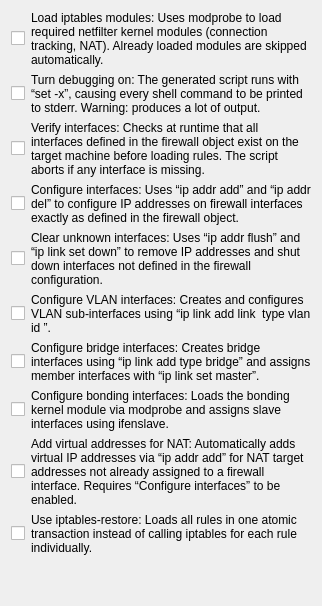
     <widget class="QWidget" name="tab4">
      <attribute name="title">
       <string>Script</string>
      </attribute>
      <layout class="QGridLayout" name="scriptTabLayout">
       <item row="0" column="0">
        <widget class="QCheckBox" name="loadModules">
         <property name="text">
          <string />
         </property>
         <property name="sizePolicy">
          <sizepolicy hsizetype="Fixed" vsizetype="Fixed">
           <horstretch>0</horstretch>
           <verstretch>0</verstretch>
          </sizepolicy>
         </property>
        </widget>
       </item>
       <item row="0" column="1">
        <widget class="QLabel" name="loadModules_label">
         <property name="text">
          <string>Load iptables modules: Uses modprobe to load required netfilter kernel modules (connection tracking, NAT). Already loaded modules are skipped automatically.</string>
         </property>
         <property name="wordWrap">
          <bool>true</bool>
         </property>
         <property name="alignment">
          <set>Qt::AlignmentFlag::AlignLeading|Qt::AlignmentFlag::AlignLeft|Qt::AlignmentFlag::AlignTop</set>
         </property>
         <property name="buddy">
          <cstring>loadModules</cstring>
         </property>
        </widget>
       </item>
       <item row="1" column="0">
        <widget class="QCheckBox" name="iptDebug">
         <property name="text">
          <string />
         </property>
         <property name="sizePolicy">
          <sizepolicy hsizetype="Fixed" vsizetype="Fixed">
           <horstretch>0</horstretch>
           <verstretch>0</verstretch>
          </sizepolicy>
         </property>
        </widget>
       </item>
       <item row="1" column="1">
        <widget class="QLabel" name="iptDebug_label">
         <property name="text">
          <string>Turn debugging on: The generated script runs with “set -x”, causing every shell command to be printed to stderr. Warning: produces a lot of output.</string>
         </property>
         <property name="wordWrap">
          <bool>true</bool>
         </property>
         <property name="alignment">
          <set>Qt::AlignmentFlag::AlignLeading|Qt::AlignmentFlag::AlignLeft|Qt::AlignmentFlag::AlignTop</set>
         </property>
         <property name="buddy">
          <cstring>iptDebug</cstring>
         </property>
        </widget>
       </item>
       <item row="2" column="0">
        <widget class="QCheckBox" name="verifyInterfaces">
         <property name="text">
          <string />
         </property>
         <property name="sizePolicy">
          <sizepolicy hsizetype="Fixed" vsizetype="Fixed">
           <horstretch>0</horstretch>
           <verstretch>0</verstretch>
          </sizepolicy>
         </property>
        </widget>
       </item>
       <item row="2" column="1">
        <widget class="QLabel" name="verifyInterfaces_label">
         <property name="text">
          <string>Verify interfaces: Checks at runtime that all interfaces defined in the firewall object exist on the target machine before loading rules. The script aborts if any interface is missing.</string>
         </property>
         <property name="wordWrap">
          <bool>true</bool>
         </property>
         <property name="alignment">
          <set>Qt::AlignmentFlag::AlignLeading|Qt::AlignmentFlag::AlignLeft|Qt::AlignmentFlag::AlignTop</set>
         </property>
         <property name="buddy">
          <cstring>verifyInterfaces</cstring>
         </property>
        </widget>
       </item>
       <item row="3" column="0">
        <widget class="QCheckBox" name="configureInterfaces">
         <property name="text">
          <string />
         </property>
         <property name="sizePolicy">
          <sizepolicy hsizetype="Fixed" vsizetype="Fixed">
           <horstretch>0</horstretch>
           <verstretch>0</verstretch>
          </sizepolicy>
         </property>
        </widget>
       </item>
       <item row="3" column="1">
        <widget class="QLabel" name="configureInterfaces_label">
         <property name="text">
          <string>Configure interfaces: Uses “ip addr add” and “ip addr del” to configure IP addresses on firewall interfaces exactly as defined in the firewall object.</string>
         </property>
         <property name="wordWrap">
          <bool>true</bool>
         </property>
         <property name="alignment">
          <set>Qt::AlignmentFlag::AlignLeading|Qt::AlignmentFlag::AlignLeft|Qt::AlignmentFlag::AlignTop</set>
         </property>
         <property name="buddy">
          <cstring>configureInterfaces</cstring>
         </property>
        </widget>
       </item>
       <item row="4" column="0">
        <widget class="QCheckBox" name="clearUnknownInterfaces">
         <property name="text">
          <string />
         </property>
         <property name="sizePolicy">
          <sizepolicy hsizetype="Fixed" vsizetype="Fixed">
           <horstretch>0</horstretch>
           <verstretch>0</verstretch>
          </sizepolicy>
         </property>
        </widget>
       </item>
       <item row="4" column="1">
        <widget class="QLabel" name="clearUnknownInterfaces_label">
         <property name="text">
          <string>Clear unknown interfaces: Uses “ip addr flush” and “ip link set down” to remove IP addresses and shut down interfaces not defined in the firewall configuration.</string>
         </property>
         <property name="wordWrap">
          <bool>true</bool>
         </property>
         <property name="alignment">
          <set>Qt::AlignmentFlag::AlignLeading|Qt::AlignmentFlag::AlignLeft|Qt::AlignmentFlag::AlignTop</set>
         </property>
         <property name="buddy">
          <cstring>clearUnknownInterfaces</cstring>
         </property>
        </widget>
       </item>
       <item row="5" column="0">
        <widget class="QCheckBox" name="configure_vlan_interfaces">
         <property name="text">
          <string />
         </property>
         <property name="sizePolicy">
          <sizepolicy hsizetype="Fixed" vsizetype="Fixed">
           <horstretch>0</horstretch>
           <verstretch>0</verstretch>
          </sizepolicy>
         </property>
        </widget>
       </item>
       <item row="5" column="1">
        <widget class="QLabel" name="configure_vlan_interfaces_label">
         <property name="text">
          <string>Configure VLAN interfaces: Creates and configures VLAN sub-interfaces using “ip link add link &lt;parent&gt; type vlan id &lt;id&gt;”.</string>
         </property>
         <property name="wordWrap">
          <bool>true</bool>
         </property>
         <property name="alignment">
          <set>Qt::AlignmentFlag::AlignLeading|Qt::AlignmentFlag::AlignLeft|Qt::AlignmentFlag::AlignTop</set>
         </property>
         <property name="buddy">
          <cstring>configure_vlan_interfaces</cstring>
         </property>
        </widget>
       </item>
       <item row="6" column="0">
        <widget class="QCheckBox" name="configure_bridge_interfaces">
         <property name="text">
          <string />
         </property>
         <property name="sizePolicy">
          <sizepolicy hsizetype="Fixed" vsizetype="Fixed">
           <horstretch>0</horstretch>
           <verstretch>0</verstretch>
          </sizepolicy>
         </property>
        </widget>
       </item>
       <item row="6" column="1">
        <widget class="QLabel" name="configure_bridge_interfaces_label">
         <property name="text">
          <string>Configure bridge interfaces: Creates bridge interfaces using “ip link add type bridge” and assigns member interfaces with “ip link set master”.</string>
         </property>
         <property name="wordWrap">
          <bool>true</bool>
         </property>
         <property name="alignment">
          <set>Qt::AlignmentFlag::AlignLeading|Qt::AlignmentFlag::AlignLeft|Qt::AlignmentFlag::AlignTop</set>
         </property>
         <property name="buddy">
          <cstring>configure_bridge_interfaces</cstring>
         </property>
        </widget>
       </item>
       <item row="7" column="0">
        <widget class="QCheckBox" name="configure_bonding_interfaces">
         <property name="text">
          <string />
         </property>
         <property name="sizePolicy">
          <sizepolicy hsizetype="Fixed" vsizetype="Fixed">
           <horstretch>0</horstretch>
           <verstretch>0</verstretch>
          </sizepolicy>
         </property>
        </widget>
       </item>
       <item row="7" column="1">
        <widget class="QLabel" name="configure_bonding_interfaces_label">
         <property name="text">
          <string>Configure bonding interfaces: Loads the bonding kernel module via modprobe and assigns slave interfaces using ifenslave.</string>
         </property>
         <property name="wordWrap">
          <bool>true</bool>
         </property>
         <property name="alignment">
          <set>Qt::AlignmentFlag::AlignLeading|Qt::AlignmentFlag::AlignLeft|Qt::AlignmentFlag::AlignTop</set>
         </property>
         <property name="buddy">
          <cstring>configure_bonding_interfaces</cstring>
         </property>
        </widget>
       </item>
       <item row="8" column="0">
        <widget class="QCheckBox" name="addVirtualsforNAT">
         <property name="text">
          <string />
         </property>
         <property name="sizePolicy">
          <sizepolicy hsizetype="Fixed" vsizetype="Fixed">
           <horstretch>0</horstretch>
           <verstretch>0</verstretch>
          </sizepolicy>
         </property>
        </widget>
       </item>
       <item row="8" column="1">
        <widget class="QLabel" name="addVirtualsforNAT_label">
         <property name="text">
          <string>Add virtual addresses for NAT: Automatically adds virtual IP addresses via “ip addr add” for NAT target addresses not already assigned to a firewall interface. Requires “Configure interfaces” to be enabled.</string>
         </property>
         <property name="wordWrap">
          <bool>true</bool>
         </property>
         <property name="alignment">
          <set>Qt::AlignmentFlag::AlignLeading|Qt::AlignmentFlag::AlignLeft|Qt::AlignmentFlag::AlignTop</set>
         </property>
         <property name="buddy">
          <cstring>addVirtualsforNAT</cstring>
         </property>
        </widget>
       </item>
       <item row="9" column="0">
        <widget class="QCheckBox" name="iptablesRestoreActivation">
         <property name="text">
          <string />
         </property>
         <property name="sizePolicy">
          <sizepolicy hsizetype="Fixed" vsizetype="Fixed">
           <horstretch>0</horstretch>
           <verstretch>0</verstretch>
          </sizepolicy>
         </property>
        </widget>
       </item>
       <item row="9" column="1">
        <widget class="QLabel" name="iptablesRestoreActivation_label">
         <property name="text">
          <string>Use iptables-restore: Loads all rules in one atomic transaction instead of calling iptables for each rule individually.</string>
         </property>
         <property name="wordWrap">
          <bool>true</bool>
         </property>
         <property name="alignment">
          <set>Qt::AlignmentFlag::AlignLeading|Qt::AlignmentFlag::AlignLeft|Qt::AlignmentFlag::AlignTop</set>
         </property>
         <property name="buddy">
          <cstring>iptablesRestoreActivation</cstring>
         </property>
        </widget>
       </item>
       <item row="10" column="0" colspan="2">
        <spacer name="scriptTabSpacer">
         <property name="orientation">
          <enum>Qt::Orientation::Vertical</enum>
         </property>
         <property name="sizeHint" stdset="0">
          <size>
           <width>20</width>
           <height>40</height>
          </size>
         </property>
        </spacer>
       </item>
      </layout>
     </widget>
